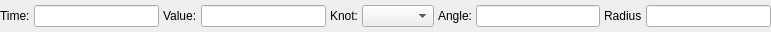
<?xml version="1.0" encoding="UTF-8"?>
<ui version="4.0">
 <class>PointEditorWidget</class>
 <widget class="QWidget" name="PointEditorWidget">
  <property name="geometry">
   <rect>
    <x>0</x>
    <y>0</y>
    <width>771</width>
    <height>32</height>
   </rect>
  </property>
  <property name="windowTitle">
   <string>Form</string>
  </property>
  <layout class="QVBoxLayout" name="verticalLayout">
   <property name="spacing">
    <number>0</number>
   </property>
   <property name="leftMargin">
    <number>0</number>
   </property>
   <property name="topMargin">
    <number>0</number>
   </property>
   <property name="rightMargin">
    <number>0</number>
   </property>
   <property name="bottomMargin">
    <number>0</number>
   </property>
   <item>
    <layout class="QHBoxLayout" name="horizontalLayout">
     <property name="spacing">
      <number>4</number>
     </property>
     <item>
      <widget class="QLabel" name="label">
       <property name="text">
        <string>Time:</string>
       </property>
      </widget>
     </item>
     <item>
      <widget class="QLineEdit" name="edit_key"/>
     </item>
     <item>
      <widget class="QLabel" name="label_2">
       <property name="text">
        <string>Value:</string>
       </property>
      </widget>
     </item>
     <item>
      <widget class="QLineEdit" name="edit_value"/>
     </item>
     <item>
      <widget class="QLabel" name="label_3">
       <property name="text">
        <string>Knot:</string>
       </property>
      </widget>
     </item>
     <item>
      <widget class="QComboBox" name="edit_knotType"/>
     </item>
     <item>
      <widget class="QLabel" name="label_4">
       <property name="text">
        <string>Angle:</string>
       </property>
      </widget>
     </item>
     <item>
      <widget class="QLineEdit" name="edit_angle"/>
     </item>
     <item>
      <widget class="QLabel" name="label_5">
       <property name="text">
        <string>Radius</string>
       </property>
      </widget>
     </item>
     <item>
      <widget class="QLineEdit" name="edit_radius"/>
     </item>
    </layout>
   </item>
  </layout>
 </widget>
 <resources/>
 <connections/>
</ui>
